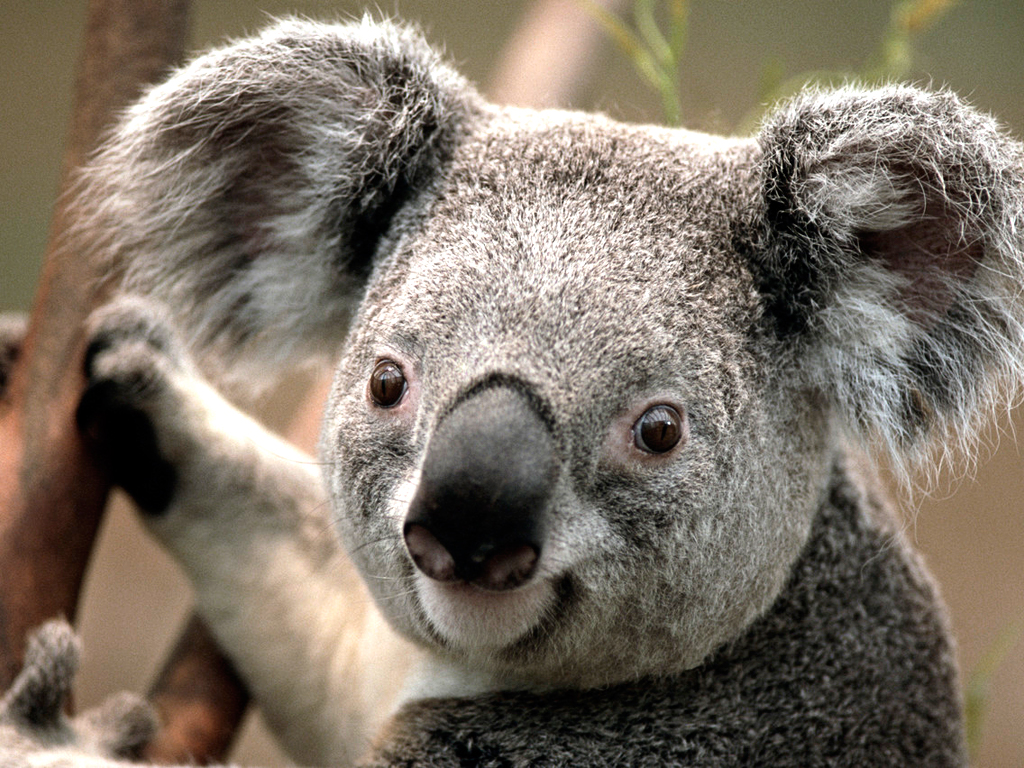
#> input picture image.jpg, 1024 x 768 px
$ python desafio.py
#> lines starting #> are read from the running program, lines starting #| are printed output that depends on the picture; after the words box and inside, x2 and y2 are one past the last pixel; in counts of white or black regions, pixels touching at a corner belong together
import numpy as np
import matplotlib.pyplot as plt
from PIL import Image

# Process & load the image
image = Image.open("image.jpg")
#> image is the input picture: PIL image 1024x768 RGB; mean R, G, B 125.4, 114.7, 102
image_rgb = np.array(image)

# Grey
image_gray = image_gray = 0.2989 * image_rgb[:, :, 0] + 0.5870 * image_rgb[:, :, 1] + 0.1140 * image_rgb[:, :, 2]
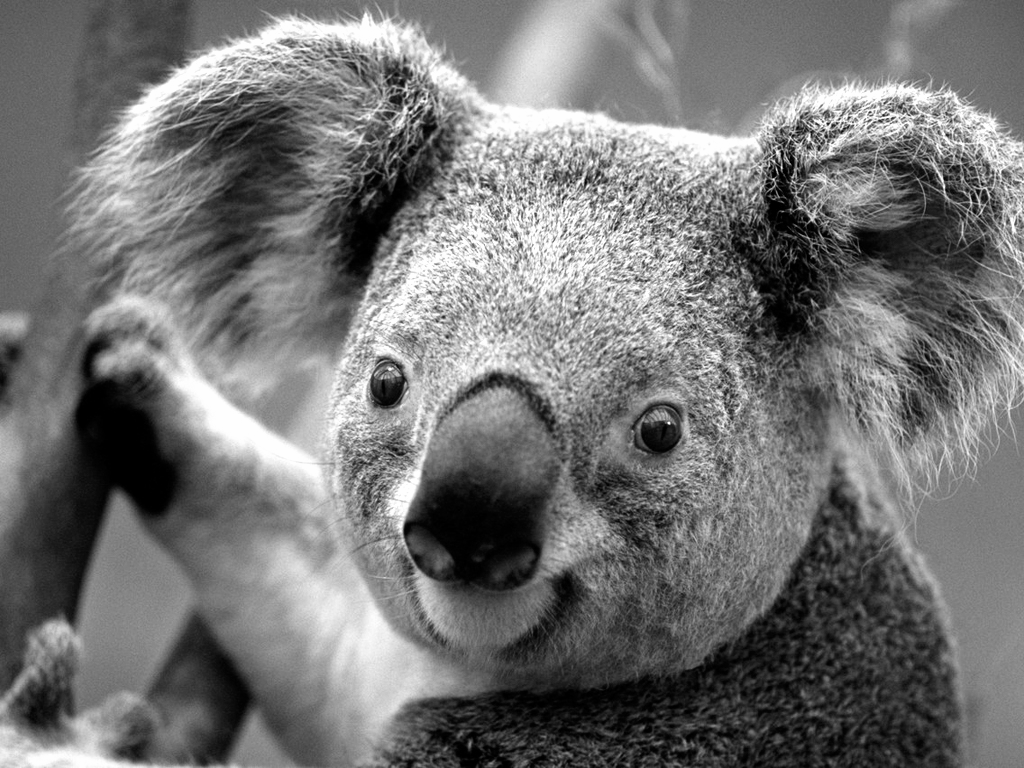
#> image_gray: shape (768, 1024) float64; min 0, max 255, mean 116.5
image_array = np.array(image_gray, dtype=float)

# Set the threshold to binarization the image
threshold = 128
binary_image = np.where(image_array > threshold, 255, 0)
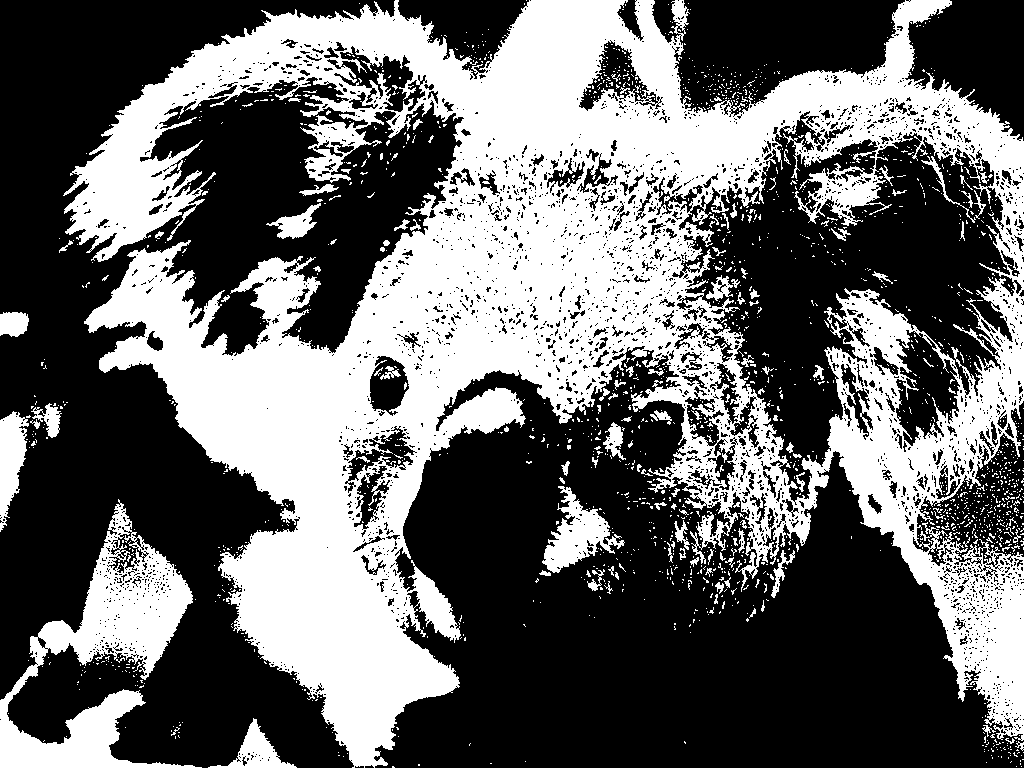
#> binary_image: shape (768, 1024) int64; 40.5% white; 1807 white regions (1691 under 20 px), largest, box (x1, y1, x2, y2) and area: (63, 0, 1024, 768) 281327, (0, 499, 202, 768) 17784, (542, 486, 625, 573) 2894

# Visualization of all the images (original, grey and binarized)
plt.figure(figsize=(15, 5))
plt.subplot(1, 3, 1)
plt.imshow(image)
plt.title("Original")
plt.subplot(1, 3, 2)
plt.imshow(image_array, cmap="gray")
plt.title("Grey Scale")
plt.subplot(1, 3, 3)
plt.imshow(binary_image, cmap="gray")
plt.title("Binarized")
plt.show()
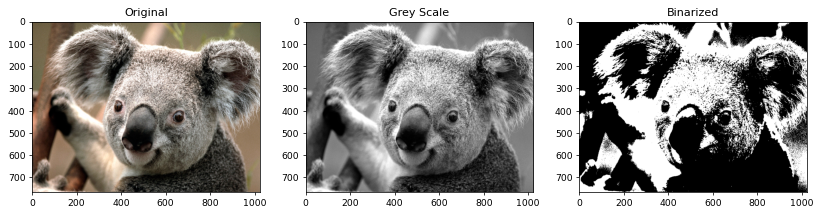
#> figure drawn by matplotlib, 3 panels
